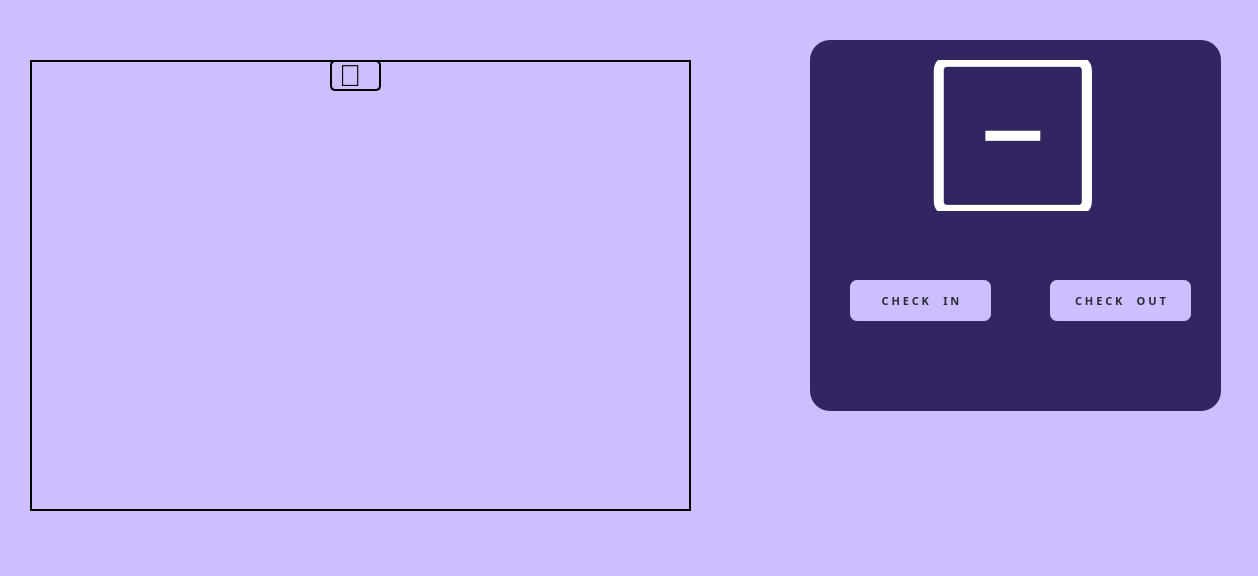
<?xml version="1.0" encoding="UTF-8"?>
<ui version="4.0">
 <class>Dialog</class>
 <widget class="QDialog" name="Dialog">
  <property name="enabled">
   <bool>true</bool>
  </property>
  <property name="geometry">
   <rect>
    <x>0</x>
    <y>0</y>
    <width>1258</width>
    <height>576</height>
   </rect>
  </property>
  <property name="minimumSize">
   <size>
    <width>1258</width>
    <height>576</height>
   </size>
  </property>
  <property name="maximumSize">
   <size>
    <width>16777215</width>
    <height>16777215</height>
   </size>
  </property>
  <property name="windowTitle">
   <string>Dialog</string>
  </property>
  <property name="styleSheet">
   <string notr="true">background-color:#CDBEFF;</string>
  </property>
  <property name="sizeGripEnabled">
   <bool>false</bool>
  </property>
  <property name="modal">
   <bool>false</bool>
  </property>
  <widget class="QLabel" name="imgLabel">
   <property name="geometry">
    <rect>
     <x>30</x>
     <y>60</y>
     <width>661</width>
     <height>451</height>
    </rect>
   </property>
   <property name="cursor">
    <cursorShape>ArrowCursor</cursorShape>
   </property>
   <property name="styleSheet">
    <string notr="true">border: 2px solid rgba(0, 0, 0, 255);


</string>
   </property>
   <property name="text">
    <string/>
   </property>
  </widget>
  <widget class="QLabel" name="label">
   <property name="enabled">
    <bool>false</bool>
   </property>
   <property name="geometry">
    <rect>
     <x>810</x>
     <y>40</y>
     <width>411</width>
     <height>371</height>
    </rect>
   </property>
   <property name="minimumSize">
    <size>
     <width>5</width>
     <height>0</height>
    </size>
   </property>
   <property name="maximumSize">
    <size>
     <width>16777215</width>
     <height>16777215</height>
    </size>
   </property>
   <property name="styleSheet">
    <string notr="true">background-color:#332562;
border-radius:20px;
</string>
   </property>
   <property name="text">
    <string/>
   </property>
  </widget>
  <widget class="QPushButton" name="CheckInBtn">
   <property name="geometry">
    <rect>
     <x>850</x>
     <y>280</y>
     <width>141</width>
     <height>41</height>
    </rect>
   </property>
   <property name="minimumSize">
    <size>
     <width>0</width>
     <height>0</height>
    </size>
   </property>
   <property name="maximumSize">
    <size>
     <width>16777215</width>
     <height>16777215</height>
    </size>
   </property>
   <property name="font">
    <font>
     <family>Segoe UI Black</family>
     <pointsize>8</pointsize>
     <weight>75</weight>
     <bold>true</bold>
    </font>
   </property>
   <property name="styleSheet">
    <string notr="true">QPushButton#CheckInBtn{
background-color:rgba(205, 190, 255, 255);
color:rgba(0, 0, 0, 200);
border-radius:7px;
}
QPushButton#CheckInBtn:pressed{
padding-left:5px;
padding-top:5px;
background-color:rgba(205, 190, 255, 100);
background-position:calc(100% - 10px)center;
}</string>
   </property>
   <property name="text">
    <string>C H E C K     I N</string>
   </property>
  </widget>
  <widget class="QPushButton" name="CheckOutBtn">
   <property name="geometry">
    <rect>
     <x>1050</x>
     <y>280</y>
     <width>141</width>
     <height>41</height>
    </rect>
   </property>
   <property name="font">
    <font>
     <family>Segoe UI Black</family>
     <pointsize>8</pointsize>
     <weight>75</weight>
     <bold>true</bold>
    </font>
   </property>
   <property name="styleSheet">
    <string notr="true">QPushButton#CheckOutBtn{
background-color:rgba(205, 190, 255, 255);
color:rgba(0, 0, 0, 200);
border-radius:7px;
}
QPushButton#CheckOutBtn:pressed{
padding-left:5px;
padding-top:5px;
background-color:rgba(205, 190, 255, 100);
background-position:calc(100% - 10px)center;
}
</string>
   </property>
   <property name="text">
    <string>C H E C K     O U T</string>
   </property>
  </widget>
  <widget class="QLabel" name="label_5">
   <property name="geometry">
    <rect>
     <x>930</x>
     <y>60</y>
     <width>231</width>
     <height>151</height>
    </rect>
   </property>
   <property name="font">
    <font>
     <pointsize>-1</pointsize>
    </font>
   </property>
   <property name="tabletTracking">
    <bool>false</bool>
   </property>
   <property name="contextMenuPolicy">
    <enum>Qt::DefaultContextMenu</enum>
   </property>
   <property name="styleSheet">
    <string notr="true">background-color:#332562;
font-size:120px;
color:#FFFFFF</string>
   </property>
   <property name="text">
    <string></string>
   </property>
  </widget>
  <widget class="QLabel" name="label_2">
   <property name="geometry">
    <rect>
     <x>330</x>
     <y>60</y>
     <width>51</width>
     <height>31</height>
    </rect>
   </property>
   <property name="styleSheet">
    <string notr="true">border: 2px solid rgba(0, 0, 0, 255);
border-radius:5px;
font-size:30px;
</string>
   </property>
   <property name="text">
    <string></string>
   </property>
  </widget>
 </widget>
 <resources/>
 <connections/>
</ui>
